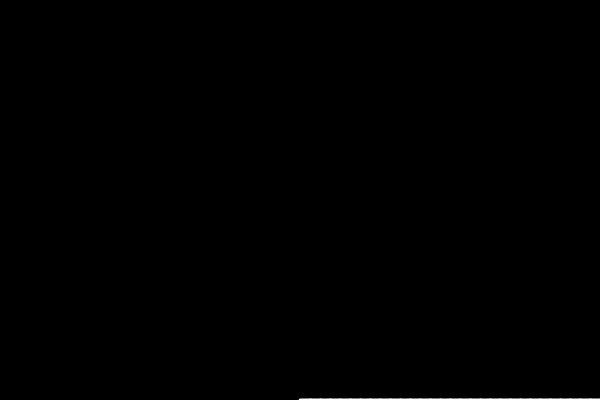
Frame 1 (no input)
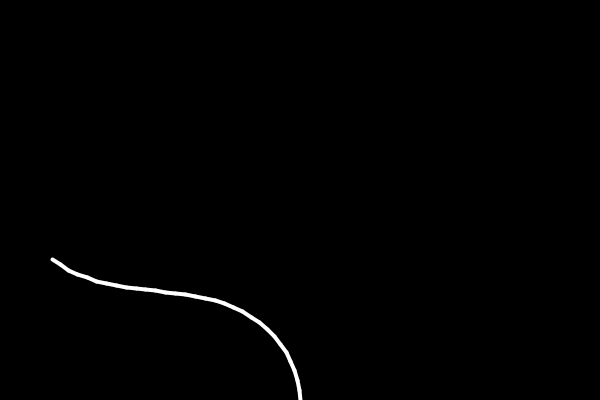
Frame 60 (the mouse pressed at the canvas centre just before this capture)
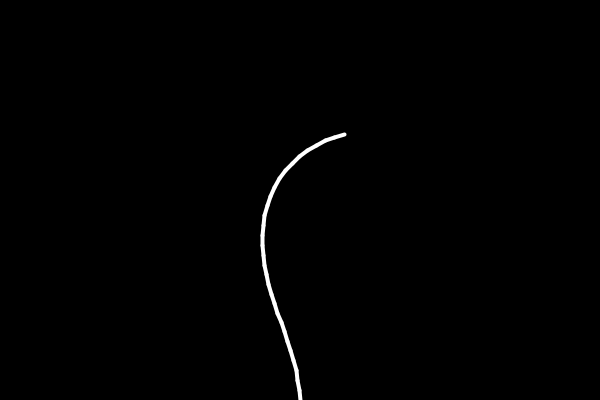
Frame 120 (the mouse held since frame 60 and released just before this capture)

The Processing sketch that drew these frames (run headless with seeded random() and noise(); from frame 60 on, the mouse is pressed at the canvas centre):

// Processing sketch: ForwardKinematics
// ── ForwardKinematics.pde
//Segment[] segment = new Segment[2];
Segment tenticle;

void setup(){
  size(600, 400);
  //segment[0] = new Segment(width/2, height/2, 100, radians(45));
  //segment[1] = new Segment(segment[0], 100, radians(0));
  
  float t = 0;
  tenticle = new Segment(width/2, height, 10, 0, t);
  Segment current = tenticle;
  
  for(int i = 0; i < 30; i++){
    t += 0.1;
    Segment next = new Segment(current, 10, 0, t);
    current.child = next;
    current = next;
  }
}

void draw(){
  background(0);
  
  Segment next = tenticle;
  while(next != null){
    next.show();
    next.update();
    next.angleRotate();
    next = next.child;
  }
}

// ── Segment.pde
class Segment{
  PVector a;
  PVector b;
  float len;
  float parentAngle;
  float selfAngle;
  
  //float xOff = 0;//random(1000);
  //float yOff = random(1000);
  float t;
  
  Segment parent = null;
  Segment child = null;
  
  Segment(Segment parent_, float len_, float angle_, float t_){
    parent = parent_;
    //a = new PVector(parent.b.x, parent.b.y);
    a = parent.b.copy();
    len = len_;
    parentAngle = angle_;
    selfAngle = parentAngle;
    calculateB(); // Oh, we can put functions here just like in setup()!!!!!
    t= t_;
  }
  
  Segment(float x, float y, float len_, float angle_, float t_){
    a = new PVector(x, y);
    len = len_;
    parentAngle = angle_;
    calculateB(); // Oh, we can put functions here just like in setup()!!!!!
    parent = null;
    t = t_;
  }
  
  void angleRotate(){
    float maxAngle = 0.1;
    float minAngle = -0.1;
    selfAngle = map(sin(t), -1, 1, maxAngle, minAngle);
    t += 0.02;
    //selfAngle += 0.01;
  }
  
  void update(){
    parentAngle = selfAngle;
    if(parent != null){
       a = parent.b.copy();
       parentAngle += parent.parentAngle;
    }else{
      parentAngle += -PI/2;
    }
    calculateB();
  }
  
  void calculateB(){
    float dx = len * cos(parentAngle);
    float dy = len * sin(parentAngle);
    b = new PVector(a.x+dx, a.y+dy);
  }
  
  void show(){
    stroke(255);
    strokeWeight(4);
    line(a.x, a.y, b.x, b.y);
  }
  
  
}
